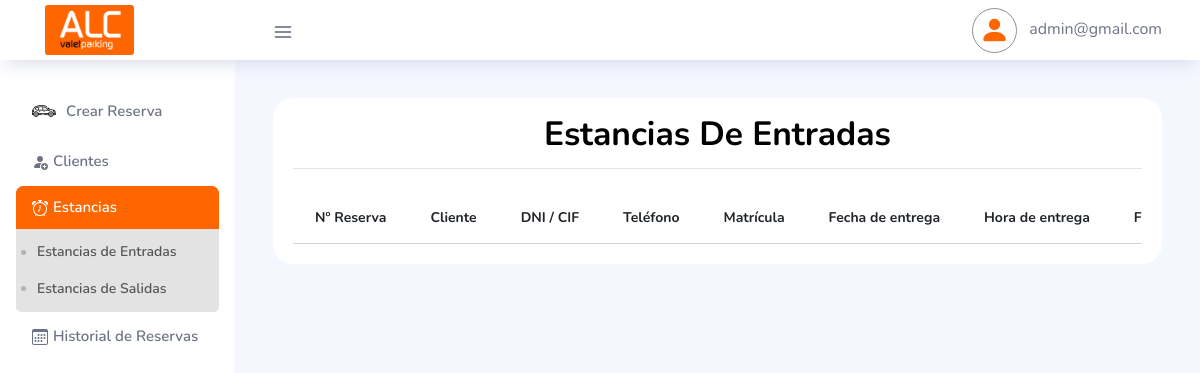
/dashboard/EstanciasEntradas.php (signed in), run on an earlier commit of the app's database.
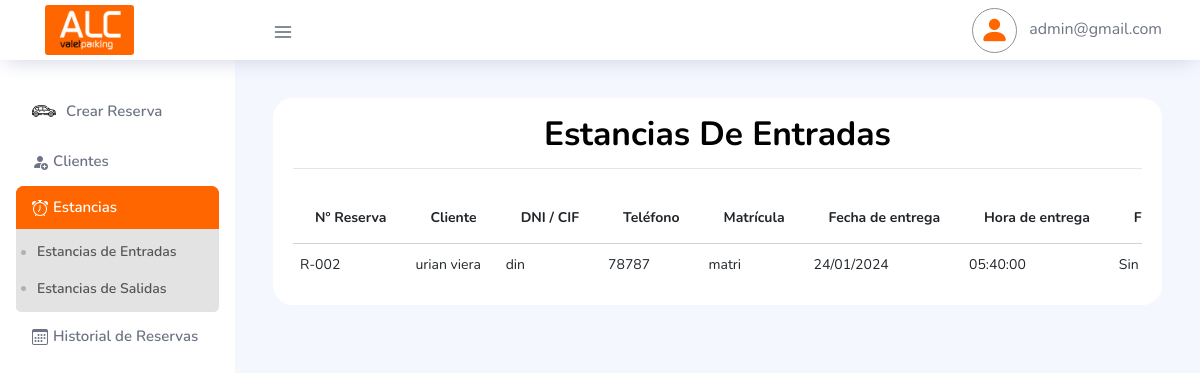
And on a later commit of the database.
### tables this page shows
CREATE TABLE `tbl_clientes` (
  `IdUser` int(10) NOT NULL AUTO_INCREMENT,
  `emailUser` varchar(50) DEFAULT NULL,
  `passwordUser` varchar(250) DEFAULT NULL,
  `nombre_completo` varchar(250) DEFAULT NULL,
  `din` char(50) DEFAULT NULL,
  `direccion_completa` mediumtext DEFAULT NULL,
  `tlf` varchar(20) DEFAULT NULL,
  `conocido_por` varchar(60) DEFAULT NULL,
  `observaciones` mediumtext DEFAULT NULL,
  `terminos` int(11) DEFAULT 1,
  `rol` int(11) DEFAULT 0,
  `sesionDesde` varchar(30) DEFAULT NULL,
  `sesionHasta` varchar(30) DEFAULT NULL,
  `createUser` varchar(30) DEFAULT NULL,
  PRIMARY KEY (`IdUser`)
);

CREATE TABLE `tbl_vehiculos` (
  `id` int(11) unsigned NOT NULL AUTO_INCREMENT,
  `id_cliente` int(11) DEFAULT NULL,
  `marca_car` varchar(100) DEFAULT NULL,
  `modelo_car` varchar(100) DEFAULT NULL,
  `color_car` varchar(50) DEFAULT NULL,
  `matricula_car` varchar(50) DEFAULT NULL,
  PRIMARY KEY (`id`)
);

CREATE TABLE `tbl_reservas` (
  `id` int(11) unsigned NOT NULL AUTO_INCREMENT,
  `id_cliente` int(11) DEFAULT NULL,
  `fecha_entrega` date NOT NULL,
  `hora_entrega` time NOT NULL,
  `fecha_recogida` varchar(50) DEFAULT '',
  `hora_recogida` varchar(50) DEFAULT '',
  `tipo_plaza` varchar(100) NOT NULL DEFAULT '',
  `terminal_entrega` varchar(100) NOT NULL DEFAULT '',
  `terminal_recogida` varchar(100) NOT NULL DEFAULT '',
  `servicio_adicional` varchar(10) DEFAULT NULL,
  `total_dias_reserva` varchar(50) DEFAULT NULL,
  `total_pago_reserva` decimal(8,2) DEFAULT NULL,
  `total_pago_final` decimal(8,2) DEFAULT NULL,
  `descuento` bigint(11) DEFAULT 0,
  `formato_pago` varchar(250) DEFAULT NULL,
  `numero_vuelo_de_vuelta` varchar(50) DEFAULT NULL,
  `observacion_cliente` mediumtext DEFAULT NULL,
  `fecha_pago_factura` date DEFAULT NULL,
  `servicios_extras1` mediumtext DEFAULT NULL,
  `total_gasto_extras1` decimal(8,2) DEFAULT 0.00,
  `servicios_extras2` mediumtext DEFAULT NULL,
  `total_gasto_extras2` decimal(8,2) DEFAULT NULL,
  `servicios_extras3` mediumtext DEFAULT NULL,
  `total_gasto_extras3` decimal(8,2) DEFAULT NULL,
  `estado_reserva` int(11) DEFAULT 0,
  `date_registro` timestamp NULL DEFAULT current_timestamp() ON UPDATE current_timestamp(),
  PRIMARY KEY (`id`)
);

### dashboard/funciones.php (called while the page is built, shortened)
<?php
   function getEstanciaEntradas($con)
   {
       $sqlReservasAdmin = ("SELECT
				    c.*,
                       r.*,
                       v.*
                  FROM tbl_clientes AS c
               	  INNER JOIN tbl_reservas AS r ON c.idUser=r.id_cliente
                  INNER JOIN tbl_vehiculos AS v
                  ON r.id_cliente = v.id_cliente
                  WHERE r.estado_reserva = 0
                  GROUP BY r.id_cliente
                  ORDER BY r.date_registro ASC");
       $queryReserva = mysqli_query($con, $sqlReservasAdmin);
       return $queryReserva;
   }
   ?>

### dashboard/EstanciasEntradas.php (the view, shortened to what the changed rows need)
<?php
if (isset($_SESSION['emailUser']) != "" && $_SESSION['rol'] == 1) {
?>
    <!DOCTYPE html>
    <html lang="es">
    <head>
    </head>
    <body>
        <div class="container-scroller">
            <div class="container-fluid page-body-wrapper">
                <?php
                include 'funciones.php';
                $mis_reservas = getEstanciaEntradas($con);
                ?>
                <div class="main-panel">
                    <div class="content-wrapper">
                        <div class="row justify-content-md-center">
                            <div class="col-lg-12 grid-margin stretch-card">
                                <div class="card">
                                    <div class="card-body">
                                        <h2 class="card-title text-center mb-4" style="font-size: 30px;">
                                            Estancias de Entradas
                                            <hr>
                                        </h2>
                                        <div class="table-responsive">
                                            <table id="tablaReservasPendientes" class="table table-hover">
                                                <thead>
                                                    <tr>
                                                        <th>Nº Reserva</th>
                                                        <th>Cliente</th>
                                                        <th>DNI / CIF</th>
                                                        <th>Teléfono</th>
                                                        <th>Matrícula</th>
                                                        <th>Fecha de entrega</th>
                                                        <th>Hora de entrega</th>
                                                        <th>Fecha de recogida</th>
                                                    </tr>
                                                </thead>
                                                <tbody>
                                                    <?php
                                                    while ($reserva = mysqli_fetch_array($mis_reservas)) {
                                                        $reserva_id = $reserva["id"]; ?>
                                                        <tr id="<?php echo $reserva_id; ?>" class="reserva_<?php echo $reserva_id; ?>">
                                                            <td class="custom_td">
                                                                <?php
                                                                if ($reserva_id < 10) {
                                                                    echo 'R-00' . $reserva_id;
                                                                } elseif ($reserva_id < 100) {
                                                                    echo 'R-0' . $reserva_id;
                                                                } else {
                                                                    echo 'R-' . $reserva_id;
                                                                } ?>
                                                            </td>
                                                            <td class="custom_td"><?php echo $reserva["nombre_completo"]; ?></td>
                                                            <td class="custom_td"><?php echo $reserva["din"]; ?></td>
                                                            <td class="custom_td"><?php echo $reserva["tlf"]; ?></td>
                                                            <td class="custom_td"><?php echo $reserva["matricula_car"]; ?></td>
                                                            <td class="custom_td"><?php echo date("d/m/Y", strtotime($reserva["fecha_entrega"])); ?></td>
                                                            <td class="custom_td"><?php echo $reserva["hora_entrega"]; ?></td>
                                                            <td class="custom_td">
                                                                <?php
                                                                echo ($reserva["fecha_recogida"] != 'Sin definir' ? date("d/m/Y", strtotime($reserva["fecha_recogida"])) : $reserva["fecha_recogida"]);
                                                                ?>
                                                            </td>
                                                        </tr>
                                                    <?php } ?>
                                                </tbody>
                                            </table>
                                        </div>
                                    </div>
                                </div>
                            </div>
                        </div>
                    </div>
                </div>
            </div>
        </div>
    </body>
    </html>
<?php
} else { ?>
    <script type="text/javascript">
        location.href = "../acciones/login/exit.php";
    </script>
<?php }  ?>

What changed in the data, as far as the page shows it:
now on this page (row edited): tbl_clientes: tbl_vehiculos.id "2", nombre_completo "urian viera", din "din", tlf "78787", tbl_vehiculos.matricula_car "matri", tbl_reservas.fecha_entrega "24/01/2024", tbl_reservas.hora_entrega "05:40:00", tbl_reservas.fecha_recogida "Sin…"
